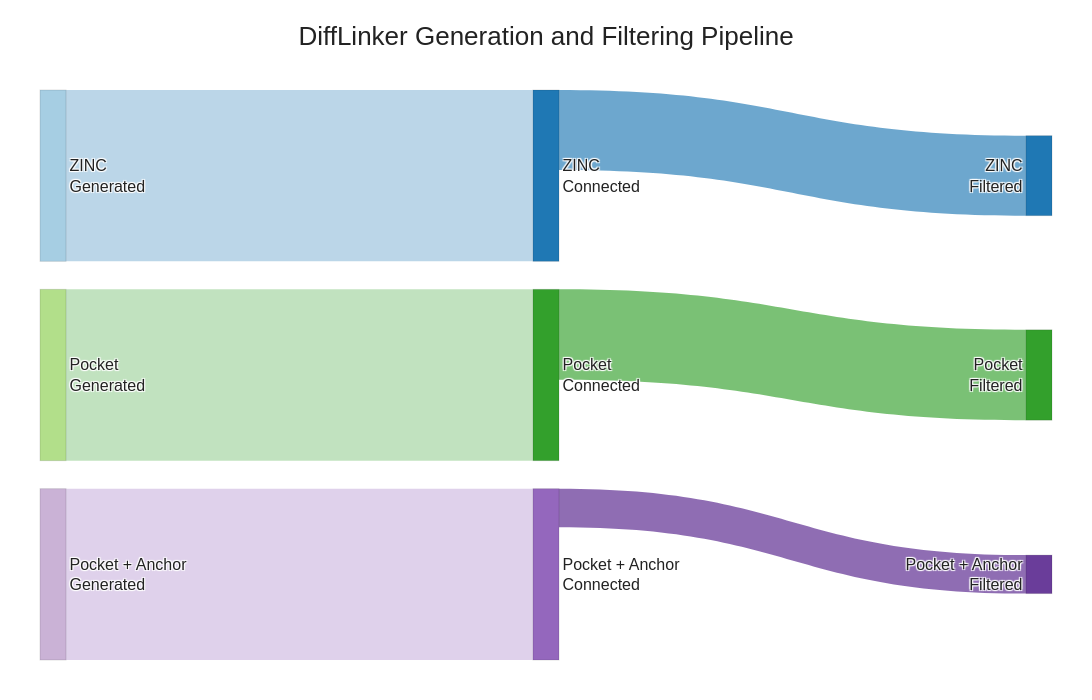

Notebook source saved alongside this figure:
### Code cell
import plotly.graph_objects as go

# -----------------------------
# Data
# -----------------------------
labels = [
    "ZINC<br>Generated",
    "ZINC<br>Connected",
    "ZINC<br>Filtered",

    "Pocket<br>Generated",
    "Pocket<br>Connected",
    "Pocket<br>Filtered",

    "Pocket + Anchor<br>Generated",
    "Pocket + Anchor<br>Connected",
    "Pocket + Anchor<br>Filtered"
]

source = [0, 1, 3, 4, 6, 7]
target = [1, 2, 4, 5, 7, 8]

values = [
    1024, 478,
    1024, 540,
    1024, 230
]

# -----------------------------
# Colors
# -----------------------------
colors = [
    '#a6cee3', '#b2df8a', '#fb9a99', '#fdbf6f',
    '#cab2d6', '#ffff99', '#1f78b4', '#33a02c'
]

node_colors = [
    colors[0], colors[6], colors[6],
    colors[1], colors[7], colors[7],
    colors[4], '#9467bd', '#6a3d9a'
]

link_colors = [
    "rgba(31,120,180,0.30)",
    "rgba(31,120,180,0.65)",

    "rgba(51,160,44,0.30)",
    "rgba(51,160,44,0.65)",

    "rgba(148,103,189,0.30)",
    "rgba(106,61,154,0.75)"
]

# -----------------------------
# Sankey Diagram
# -----------------------------
fig = go.Figure(go.Sankey(
    arrangement="snap",

    node=dict(
        pad=28,
        thickness=26,
        line=dict(color="rgba(0,0,0,0.12)", width=1),

        label=labels,
        color=node_colors,

        hovertemplate='%{label}<extra></extra>'
    ),

    link=dict(
        source=source,
        target=target,
        value=values,
        color=link_colors,

        hovertemplate='Count: %{value}<extra></extra>'
    )
))

# -----------------------------
# Layout
# -----------------------------
fig.update_layout(
    title=dict(
        text="DiffLinker Generation and Filtering Pipeline",
        x=0.5,
        xanchor="center",
        font=dict(
            size=26,
            family="Arial"
        )
    ),

    font=dict(
        family="Arial",
        size=16,
        color="#222"
    ),

    paper_bgcolor="white",
    plot_bgcolor="white",

    width=1400,
    height=700,

    margin=dict(
        l=40,
        r=40,
        t=90,
        b=40
    )
)

# -----------------------------
# Save as HTML
# -----------------------------
fig.write_html(
    "clean_sankey.html",
    include_plotlyjs="cdn"
)

print("Saved as clean_sankey.html")

# Optional preview
fig.show()

### Figure 1 — Plotly figure (JSON) as saved in the notebook; plotly's stock layout.template omitted (floating-point values rounded to 4 significant figures)
{"data": [{"arrangement": "snap", "link": {"color": ["rgba(31,120,180,0.30)", "rgba(31,120,180,0.65)", "rgba(51,160,44,0.30)", "rgba(51,160,44,0.65)", "rgba(148,103,189,0.30)", "rgba(106,61,154,0.75)"], "hovertemplate": "Count: %{value}<extra></extra>", "source": [0, 1, 3, 4, 6, 7], "target": [1, 2, 4, 5, 7, 8], "value": [1024, 478, 1024, 540, 1024, 230]}, "node": {"color": ["#a6cee3", "#1f78b4", "#1f78b4", "#b2df8a", "#33a02c", "#33a02c", "#cab2d6", "#9467bd", "#6a3d9a"], "hovertemplate": "%{label}<extra></extra>", "label": ["ZINC<br>Generated", "ZINC<br>Connected", "ZINC<br>Filtered", "Pocket<br>Generated", "Pocket<br>Connected", "Pocket<br>Filtered", "Pocket + Anchor<br>Generated", "Pocket + Anchor<br>Connected", "Pocket + Anchor<br>Filtered"], "line": {"color": "rgba(0,0,0,0.12)", "width": 1}, "pad": 28, "thickness": 26}, "type": "sankey"}], "layout": {"font": {"color": "#222", "family": "Arial", "size": 16}, "height": 700, "margin": {"b": 40, "l": 40, "r": 40, "t": 90}, "paper_bgcolor": "white", "plot_bgcolor": "white", "title": {"font": {"family": "Arial", "size": 26}, "text": "DiffLinker Generation and Filtering Pipeline", "x": 0.5, "xanchor": "center"}, "width": 1400}}
